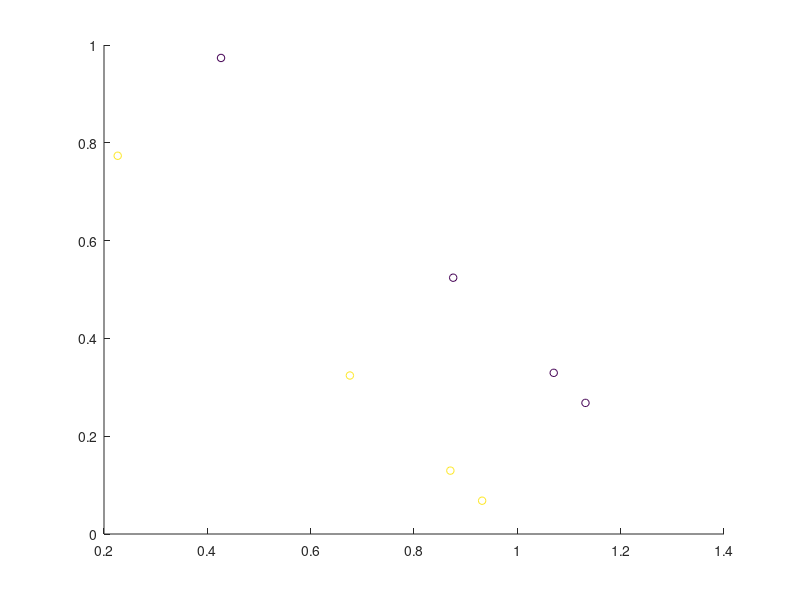

Source code (MATLAB): (Note: this script raises an error after producing the figure.)
% This script is a demo showing some simple decoding on simulated toy data.
% The toy data are simple matlab matrices and no "real" fMRI or EEG data.

clear all
dbstop if error % if something goes wrong

%% Set the output directory where data will be saved
% cfg.results.dir = % e.g. 'toyresults'
cfg.results.write = 0; % no results are written to disk


%% generate some toy data
% define number of "runs" and center means
nruns = 4; % lets simulate we have n runs
set2.mean = [0 0];
set1.mean = [.2 .2]; % should have the same dim as set1, otherwise it wont work (and would not make sense, either)

% data on two shifted lines
x = rand(nruns, 1);
dat = [x, x.*(-1) + 1];
data1 = dat + repmat(set1.mean, nruns, 1);
data2 = dat + repmat(set2.mean, nruns, 1);

% alternative: uniform
% data1 = rand(nruns, length(set1.mean)) + repmat(set1.mean, nruns, 1);
% data2 = rand(nruns, length(set2.mean)) + repmat(set2.mean, nruns, 1);

% put all together in a data matrix
data = [data1; data2]; 

%% add data description
% save labels
cfg.files.label = [ones(size(data1,1), 1); 2*ones(size(data1,1), 1)];

% save run number
cfg.files.step = [1:nruns, 1:nruns]';

% save a description
for ifile = 1:length(cfg.files.label)
    cfg.files.name(ifile) = {sprintf('class%i_run%i', cfg.files.label(ifile), cfg.files.step(ifile))};
end

% add an empty mask
cfg.files.mask = '';

%% plot the data (if 2d)
if size(data, 2) == 2
    scatter(data(:, 1), data(:, 2), 30, cfg.files.label);
end

%% Prepare data for passing
pass_data.data = data;
pass_data.mask_index = 1:size(data, 2); % use all voxels
pass_data.files = cfg.files;
pass_data.hdr = ''; % we don't need a header, because we don't write img-files as output (but mat-files)
pass_data.dim = [length(set1.mean), 1, 1]; % add dimension information of the original data
% passed_data.voxelsize = [1 1 1];


%% Add defaults for the remaining parameters that we did not specify
cfg = decoding_defaults(cfg);

% Set the analysis that should be performed (here we only want to do 1
% decoding)
cfg.analysis = 'wholebrain';
cfg.results.output = {'accuracy'} % , 'model_parameters'}; % add if you want to see the model

%% Nothing needs to be changed below for a standard leave-one-run out cross
% validation analysis.

% Create a leave-one-run-out cross validation design:
cfg.design = make_design_cv(cfg); 
print_design(cfg);

%% Decoding Parameters

% default: -s 0 -t 0 -c 1 -b 0
cfg.decoding.train.classification.model_parameters = '-s 0 -t 0 -c 1000 -b 0';

%% Run decoding
[results, cfg] = decoding(cfg, pass_data);

%% Print decision boundary in figure
if isfield(results, 'model_parameters')
    svm_model = results.model_parameters.output(1).model(1); % get the model of the first SVM
    [X, Y] = meshgrid(-2:.11:3);
    Z = X;
    [predicted, acc, decision_values] = svmpredict(zeros(size(X(:))),[X(:), Y(:)],svm_model,cfg.decoding.test.classification.model_parameters);
    Z(:) = decision_values;
    hold on
    contour(X,Y,Z, -1:1);
    hold off
end
